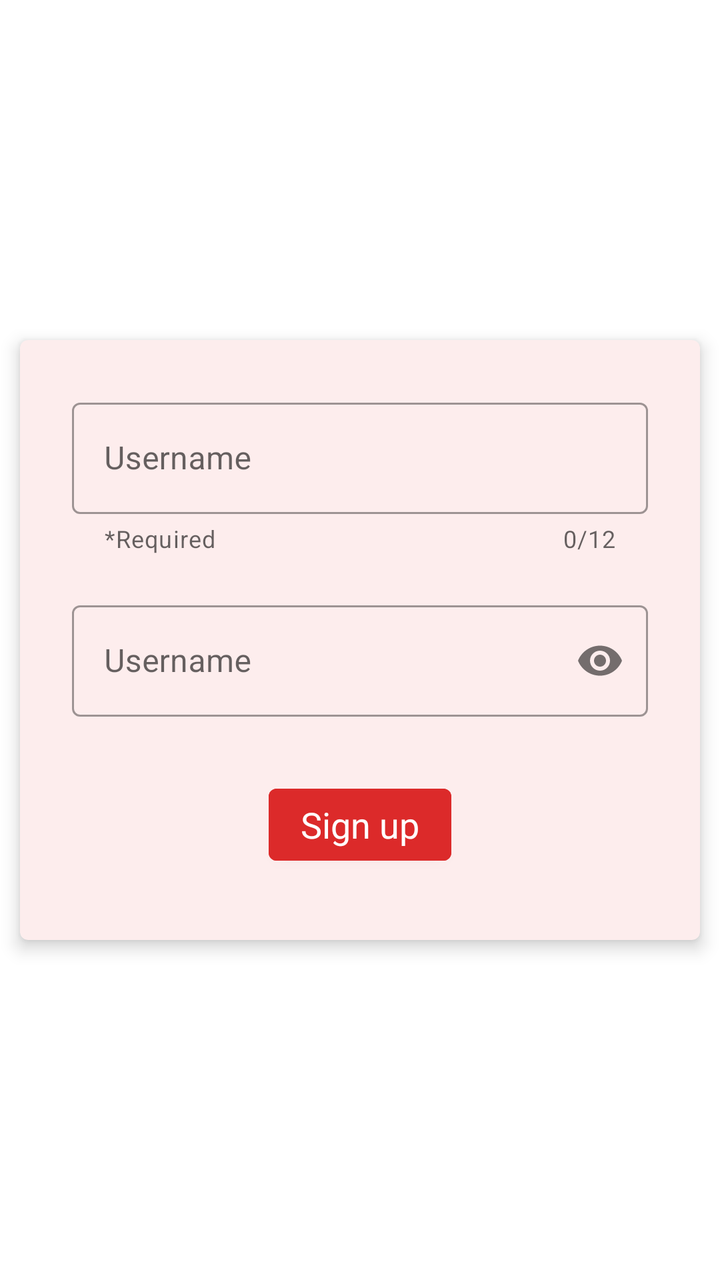
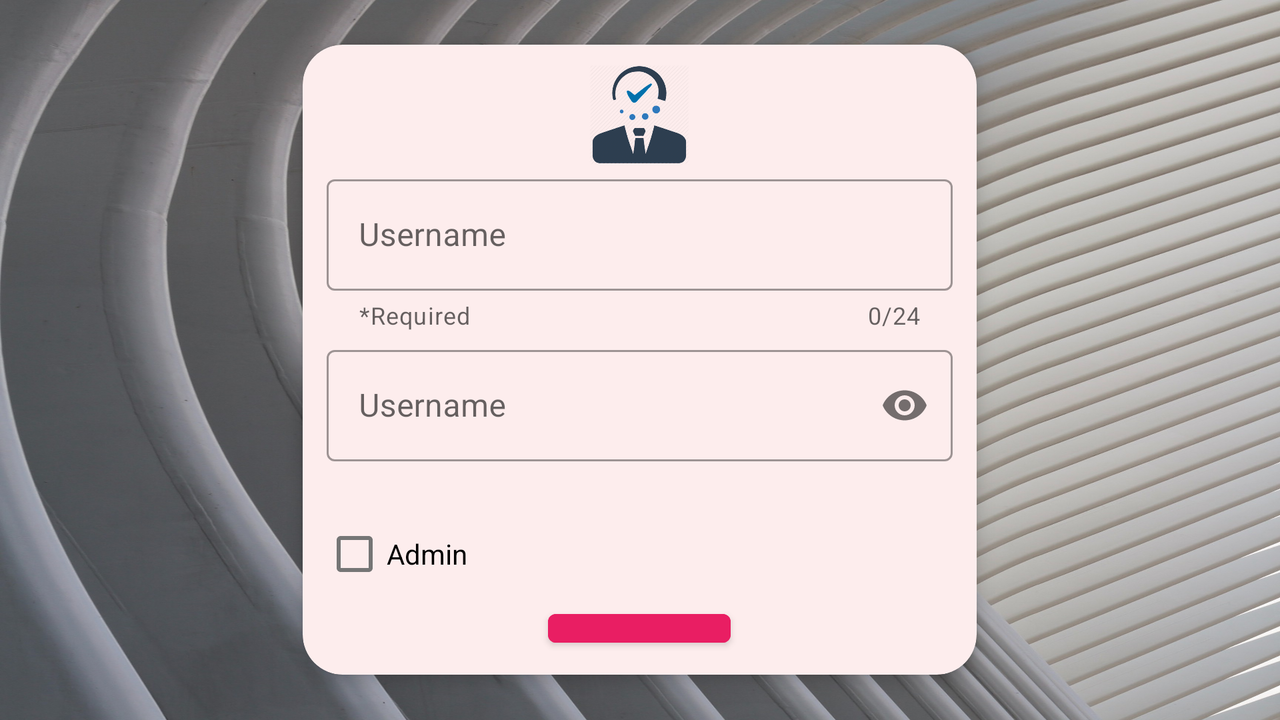

An Android layout and its configuration variant, each rendered on a device that would load it. The default file and the variant file are quoted in full after the pictures.
<!-- AndroidManifest.xml: application theme AppTheme -->
<!-- res/layout/fragment_signup.xml -->
<?xml version="1.0" encoding="utf-8"?>
<FrameLayout xmlns:android="http://schemas.android.com/apk/res/android"
    xmlns:tools="http://schemas.android.com/tools"
    android:layout_width="match_parent"
    android:layout_height="match_parent"
    xmlns:app="http://schemas.android.com/apk/res-auto"
    tools:context=".controller.fragments.SignupFragment">

    <androidx.cardview.widget.CardView
        android:layout_width="match_parent"
        android:layout_height="300dp"
        android:layout_gravity="center"
        android:layout_margin="10dp"
        android:backgroundTint="#FDEDED"
        app:cardCornerRadius="4dp"
        app:cardElevation="5dp">

        <LinearLayout
            android:layout_width="match_parent"
            android:layout_height="wrap_content"
            android:layout_gravity="center|top"
            android:layout_margin="16dp"
            android:orientation="vertical">

            <com.google.android.material.textfield.TextInputLayout
                android:id="@+id/edittxt_signup_username"
                style="@style/Widget.MaterialComponents.TextInputLayout.OutlinedBox"

                android:layout_width="match_parent"
                android:layout_height="wrap_content"
                android:hint="@string/edittext_signup_username"
                android:padding="10dp"
                app:counterEnabled="true"
                app:counterMaxLength="12"
                app:errorEnabled="true"
                app:helperText="*Required">

                <com.google.android.material.textfield.TextInputEditText
                    android:layout_width="match_parent"
                    android:layout_height="wrap_content"
                    android:inputType="text" />

            </com.google.android.material.textfield.TextInputLayout>

            <com.google.android.material.textfield.TextInputLayout
                android:id="@+id/edittxt_signup_password"
                style="@style/Widget.MaterialComponents.TextInputLayout.OutlinedBox"

                android:layout_width="match_parent"
                android:layout_height="wrap_content"
                android:hint="@string/edittext_signup_username"
                android:padding="10dp"
                app:passwordToggleEnabled="true">

                <com.google.android.material.textfield.TextInputEditText
                    android:layout_width="match_parent"
                    android:layout_height="wrap_content"
                    android:inputType="numberPassword" />

            </com.google.android.material.textfield.TextInputLayout>

            <Button
                android:id="@+id/btn_signup"
                style="@style/Widget.MaterialComponents.TextInputLayout.OutlinedBox"
                android:layout_width="wrap_content"
                android:layout_height="wrap_content"
                android:layout_gravity="bottom|center"
                android:layout_marginTop="20dp"
                android:text="@string/button_signup"
                android:textSize="18sp"
                android:textStyle="normal"
                android:backgroundTint="#DC2A2A"/>

        </LinearLayout>

    </androidx.cardview.widget.CardView>


</FrameLayout>
<!-- resources referenced by this layout -->
<resources>
  <string name="button_signup">Sign up</string>
  <string name="edittext_signup_username">Username</string>
  <style name="AppTheme" parent="Theme.MaterialComponents.Light.NoActionBar">
          
          <item name="colorPrimary">@color/colorPrimary</item>
          <item name="colorPrimaryDark">@color/colorPrimaryDark</item>
          <item name="colorAccent">@color/colorAccent</item>
      </style>
</resources>
<!-- res/layout-land/fragment_signup.xml (the repository's variant of the layout above) -->
<!-- drawn on the phone turned sideways -->
<?xml version="1.0" encoding="utf-8"?>
<FrameLayout xmlns:android="http://schemas.android.com/apk/res/android"
    android:layout_width="match_parent"
    android:layout_height="match_parent"
    xmlns:app="http://schemas.android.com/apk/res-auto"
    android:background="@drawable/img_backgrand">

    <androidx.cardview.widget.CardView
        android:layout_width="337dp"
        android:layout_height="315dp"
        android:layout_gravity="center"
        android:layout_margin="10dp"
        android:backgroundTint="#FDEDED"
        app:cardCornerRadius="20dp"
        app:cardElevation="5dp">

        <LinearLayout
            android:layout_width="match_parent"
            android:layout_height="wrap_content"
            android:layout_gravity="center|top"
            android:layout_margin="10dp"
            android:orientation="vertical">

            <ImageView
                android:id="@+id/imageView2"
                android:layout_width="96dp"
                android:layout_height="50dp"
                android:layout_gravity="center"
                android:src="@drawable/ic_add_user" />

            <com.google.android.material.textfield.TextInputLayout
                android:id="@+id/edittxt_signup_username"
                style="@style/Widget.MaterialComponents.TextInputLayout.OutlinedBox"

                android:layout_width="match_parent"
                android:layout_height="wrap_content"
                android:hint="@string/edittext_signup_username"
                android:padding="2dp"
                app:counterEnabled="true"
                app:counterMaxLength="24"
                app:errorEnabled="true"
                app:helperText="*Required">

                <com.google.android.material.textfield.TextInputEditText
                    android:layout_width="match_parent"
                    android:layout_height="wrap_content"
                    android:inputType="text" />

            </com.google.android.material.textfield.TextInputLayout>

            <com.google.android.material.textfield.TextInputLayout
                android:id="@+id/edittxt_signup_password"
                style="@style/Widget.MaterialComponents.TextInputLayout.OutlinedBox"
                android:layout_width="match_parent"
                android:layout_height="wrap_content"
                android:hint="@string/edittext_signup_username"
                android:padding="2dp"
                app:errorEnabled="true"
                app:passwordToggleEnabled="true">

                <com.google.android.material.textfield.TextInputEditText
                    android:layout_width="match_parent"
                    android:layout_height="wrap_content"
                    android:inputType="numberPassword" />

            </com.google.android.material.textfield.TextInputLayout>

            <CheckBox
                android:id="@+id/checkBox_admin"
                android:layout_width="wrap_content"
                android:layout_height="wrap_content"
                android:text="Admin" />

            <Button
                android:id="@+id/btn_signup"
                style="@style/Widget.MaterialComponents.TextInputLayout.OutlinedBox"
                android:layout_width="wrap_content"
                android:layout_height="wrap_content"
                android:layout_gravity="bottom|center"
                android:backgroundTint="#E91E63"
                android:text="@string/button_signup"
                android:textSize="18sp"
                android:textStyle="normal" />

        </LinearLayout>

    </androidx.cardview.widget.CardView>

</FrameLayout>
<!-- resources referenced by the variant -->
<!-- as the phone turned sideways resolves them -->
<resources>
  <!-- drawable ic_add_user: png bitmap (drawable-hdpi, 22968 bytes) -->
  <!-- drawable img_backgrand: jpg bitmap (drawable-hdpi, 337081 bytes) -->
  <string name="button_signup">Sign up</string>
  <string name="edittext_signup_username">Username</string>
  <style name="AppTheme" parent="Theme.MaterialComponents.Light.NoActionBar">
          
          <item name="colorPrimary">@color/colorPrimary</item>
          <item name="colorPrimaryDark">@color/colorPrimaryDark</item>
          <item name="colorAccent">@color/colorAccent</item>
      </style>
</resources>
